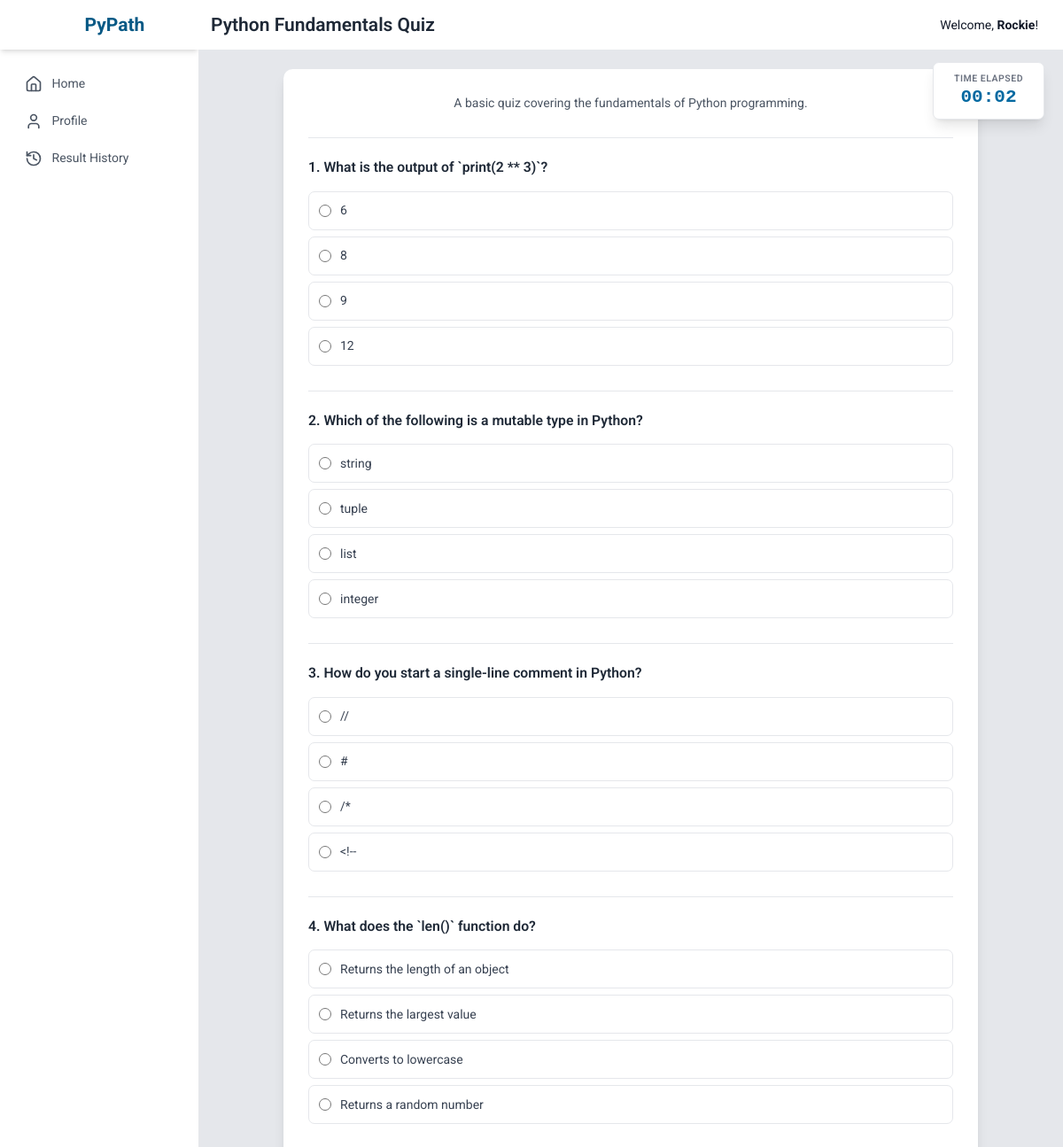
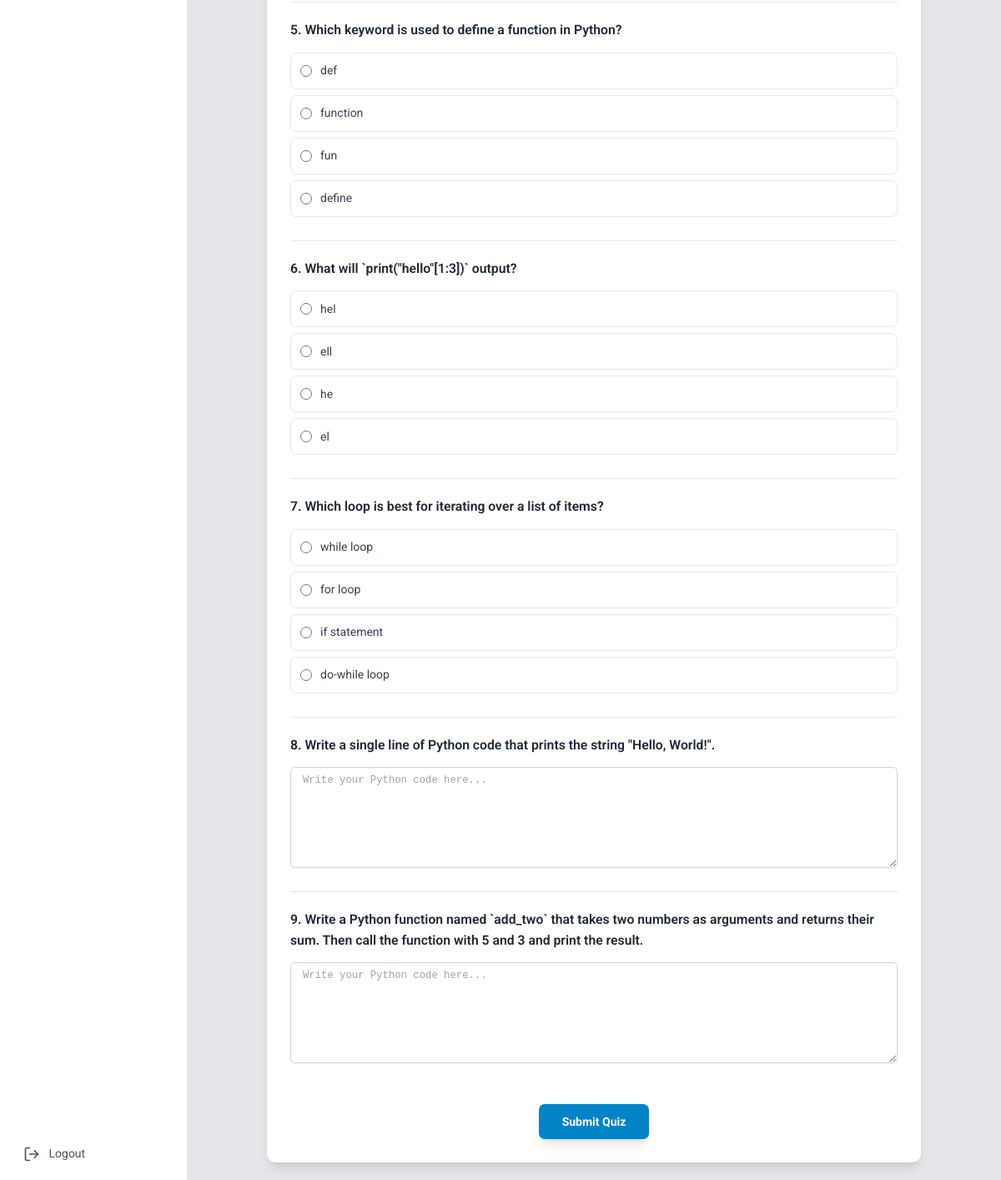
The app's page /quiz/1 (signed in) with its own data (2 pictures, top to bottom).
### tables this page shows
CREATE TABLE question_sets (
    id INTEGER PRIMARY KEY AUTOINCREMENT,
    title TEXT NOT NULL,
    description TEXT
);

CREATE TABLE questions (
    id INTEGER PRIMARY KEY AUTOINCREMENT,
    question_text TEXT NOT NULL,
    question_type TEXT NOT NULL DEFAULT 'multiple_choice', -- 'multiple_choice' or 'coding'
    topic TEXT NOT NULL, -- e.g., 'Variables', 'Loops', 'Functions' for the recommender system
    option_a TEXT,
    option_b TEXT,
    option_c TEXT,
    option_d TEXT,
    correct_answer TEXT,
    correct_code_output TEXT
);

### app.py (the view)
@app.route('/quiz/<int:set_id>')
def quiz(set_id):
    if not get_user_id(): return redirect(url_for('login'))
    session['quiz_start_time'] = datetime.now().isoformat()
    conn = get_db_connection()
    questions = conn.execute('SELECT q.* FROM questions q JOIN set_questions sq ON q.id = sq.question_id WHERE sq.set_id = ?', (set_id,)).fetchall()
    set_info = conn.execute('SELECT * FROM question_sets WHERE id = ?', (set_id,)).fetchone()
    conn.close()
    return render_template('student/quiz.html', questions=questions, set_info=set_info)

### app.py (called while the page is built)
def get_db_connection():
    conn = sqlite3.connect('pypath.db', check_same_thread=False, detect_types=sqlite3.PARSE_DECLTYPES | sqlite3.PARSE_COLNAMES)
    conn.row_factory = sqlite3.Row
    return conn

def get_user_id():
    return session.get('user_id')

### templates/student/quiz.html (shortened to what this page needs)
{% extends "layout.html" %}
{% block header %}{{ set_info.title }}{% endblock %}
{% block content %}
<div class="fixed top-20 right-6 bg-white p-3 rounded-lg shadow-lg border text-center z-10 w-36">
    <p class="text-xs font-semibold text-gray-500 uppercase tracking-wider">Time Elapsed</p>
    <div id="timer" class="text-2xl font-bold text-sky-700 font-mono">00:00</div>
</div>
<div class="max-w-4xl mx-auto">
    <div class="bg-white p-8 rounded-xl shadow-lg">
        <p class="text-center text-gray-600 mb-8">{{ set_info.description }}</p>
        <form action="{{ url_for('submit_quiz', set_id=set_info.id) }}" method="POST" class="space-y-8">
            {% for question in questions %}
            <div class="border-t pt-6">
                <p class="text-lg font-semibold text-gray-800 mb-4">{{ loop.index }}. {{ question.question_text }}</p>
                {% if question.question_type == 'multiple_choice' %}
                <div class="space-y-2">
                    <label class="flex items-center p-3 rounded-lg border border-gray-200 hover:bg-gray-50 cursor-pointer">
                        <input type="radio" name="question_{{ question.id }}" value="A" class="h-4 w-4 text-sky-600 border-gray-300 focus:ring-sky-500">
                        <span class="ml-3 text-gray-700">{{ question.option_a }}</span>
                    </label>
                    <label class="flex items-center p-3 rounded-lg border border-gray-200 hover:bg-gray-50 cursor-pointer">
                        <input type="radio" name="question_{{ question.id }}" value="B" class="h-4 w-4 text-sky-600 border-gray-300 focus:ring-sky-500">
                        <span class="ml-3 text-gray-700">{{ question.option_b }}</span>
                    </label>
                    <label class="flex items-center p-3 rounded-lg border border-gray-200 hover:bg-gray-50 cursor-pointer">
                        <input type="radio" name="question_{{ question.id }}" value="C" class="h-4 w-4 text-sky-600 border-gray-300 focus:ring-sky-500">
                        <span class="ml-3 text-gray-700">{{ question.option_c }}</span>
                    </label>
                    <label class="flex items-center p-3 rounded-lg border border-gray-200 hover:bg-gray-50 cursor-pointer">
                        <input type="radio" name="question_{{ question.id }}" value="D" class="h-4 w-4 text-sky-600 border-gray-300 focus:ring-sky-500">
                        <span class="ml-3 text-gray-700">{{ question.option_d }}</span>
                    </label>
                </div>
                {% elif question.question_type == 'coding' %}
                <div>
                    <textarea name="question_{{ question.id }}" rows="6" class="mt-1 block w-full px-4 py-2 font-mono text-sm border border-gray-300 rounded-md shadow-sm focus:ring-sky-500 focus:border-sky-500" placeholder="Write your Python code here..."></textarea>
                </div>
                {% endif %}
            </div>
            {% endfor %}
            <div class="text-center pt-6">
                <button type="submit" class="bg-sky-600 text-white font-bold py-3 px-8 rounded-lg shadow-lg hover:bg-sky-700 transition-transform transform hover:scale-105">
                    Submit Quiz
                </button>
            </div>
        </form>
    </div>
</div>
{% endblock %}

### templates/layout.html (style rules this page uses)
html { font-size: 14px; }
body { font-family: 'Roboto', sans-serif; }

### records on screen
question_sets: title "Python Fundamentals Quiz", description "A basic quiz covering the fundamentals of Python programming."
questions: question_text "What is the output of `print(2 ** 3)`?", option_a "6", option_b "8", option_c "9", option_d "12"
questions: question_text "Which of the following is a mutable type in Python?", option_a "string", option_b "tuple", option_c "list", option_d "integer"
questions: question_text "How do you start a single-line comment in Python?", option_a "//", option_b "#", option_c "/*", option_d "<!--"
questions: question_text "What does the `len()` function do?", option_a "Returns the length of an object", option_b "Returns the largest value", option_c "Converts to lowercase", option_d "Returns a random number"
questions: question_text "Which keyword is used to define a function in Python?", option_a "def", option_b "function", option_c "fun", option_d "define"
questions: question_text "What will `print(\"hello\"[1:3])` output?", option_a "hel", option_b "ell", option_c "he", option_d "el"
questions: question_text "Which loop is best for iterating over a list of items?", option_a "while loop", option_b "for loop", option_c "if statement", option_d "do-while loop"
questions: question_text "Write a single line of Python code that prints the string \"Hello, World!\".", id "Write your Python code here..."
questions: question_text "Write a Python function named `add_two` that takes two numbers as arguments and returns their sum. Then call the function with 5 and 3 and print the result.", id "Write your Python code here..."

### other values on screen
{{ session.first_name or session.username }} "Rockie"
